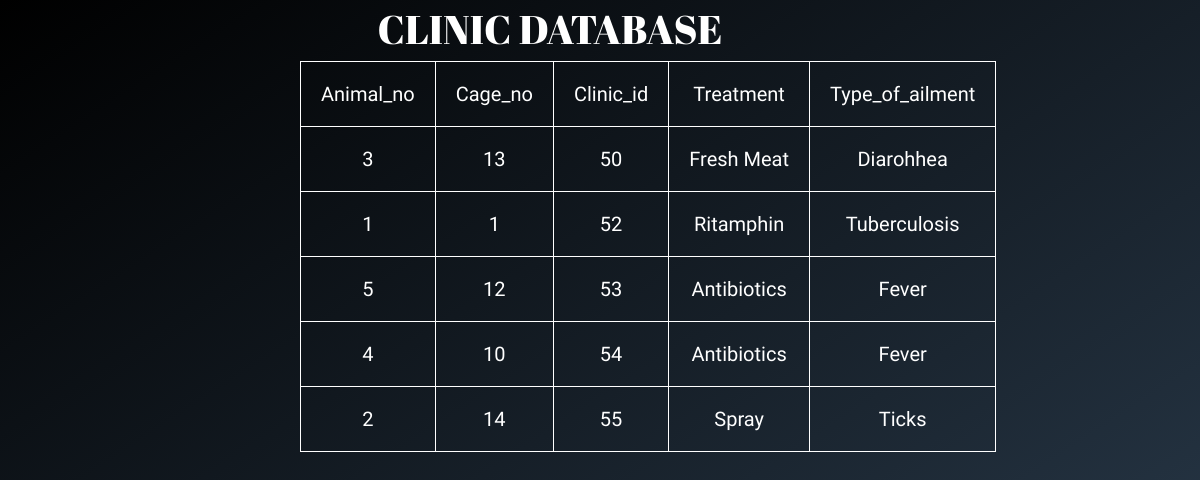
The app's page /nclin.php with its own data.
### tables this page shows
CREATE TABLE `clinic` (
  `clinic_id` int(11) NOT NULL,
  `animal_no` int(11) NOT NULL,
  `cage_no` int(11) NOT NULL,
  `vet_id` int(11) NOT NULL,
  `type_of_ailment` varchar(50) NOT NULL,
  `treatment` varchar(50) NOT NULL
);

### nclin.php (the view, shortened to what this page needs)
<html>
<link href="https://cdn.jsdelivr.net/npm/bootstrap@5.0.0-beta1/dist/css/bootstrap.min.css" rel="stylesheet">
<body>
  <h1> CLINIC  DATABASE </h1>
  <table>
    <tr>
      <td style="font-size: 20px">Animal_no</td>
      <td style="font-size: 20px">Cage_no</td>
      <td style="font-size: 20px">Clinic_id</td>
      <td style="font-size: 20px">Treatment</td>
      <td style="font-size: 20px">Type_of_ailment</td>
    </tr>
<?php
$servername = "localhost";
$username = "root";
$password = "";
$dbname = "proj";
$conn = new mysqli($servername, $username, $password, $dbname);
$sql = "SELECT animal_no, cage_no, clinic_id, treatment, type_of_ailment, vet_id FROM clinic";
$result = $conn->query($sql);
if ($result->num_rows > 0) {
    while($row = $result->fetch_assoc()) {
        ?>
        <tr>
            <td style="font-size: 20px"><?php echo $row["animal_no"]; ?></td>
            <td style="font-size: 20px"><?php echo $row["cage_no"]; ?></td>
            <td style="font-size: 20px"><?php echo $row["clinic_id"]; ?></td>
            <td style="font-size: 20px"><?php echo $row["treatment"]; ?></td>
            <td style="font-size: 20px"><?php echo $row["type_of_ailment"]; ?></td>
          <?php
    }
} else {
    echo "0 results";
}
?>
</table>
</body>
</html>

### nclin.php (style rules this page uses)
body { font-family: "Work Sans", sans-serif; background-repeat: no-repeat; font-size: 30px; background-size: cover; padding-left: 300px; padding-top: 5px; background-color: white; background-color: #000000; background-image: linear-gradient(147deg, #000000 0%, #2c3e50 100%); padding-bottom: 20%; }
table, th, td { border: 1px solid white; padding: 20px; text-align: center; color: white; }
table { border-spacing: 25px; }
h1 { font-family: 'Abril Fatface', cursive; font-size: 2.5rem; color: white; text-align: center; padding-right: 400px; }

### records on screen
clinic: animal_no "3", cage_no "13", clinic_id "50", treatment "Fresh Meat", type_of_ailment "Diarohhea"
clinic: animal_no "1", cage_no "1", clinic_id "52", treatment "Ritamphin", type_of_ailment "Tuberculosis"
clinic: animal_no "5", cage_no "12", clinic_id "53", treatment "Antibiotics", type_of_ailment "Fever"
clinic: animal_no "4", cage_no "10", clinic_id "54", treatment "Antibiotics", type_of_ailment "Fever"
clinic: animal_no "2", cage_no "14", clinic_id "55", treatment "Spray", type_of_ailment "Ticks"
